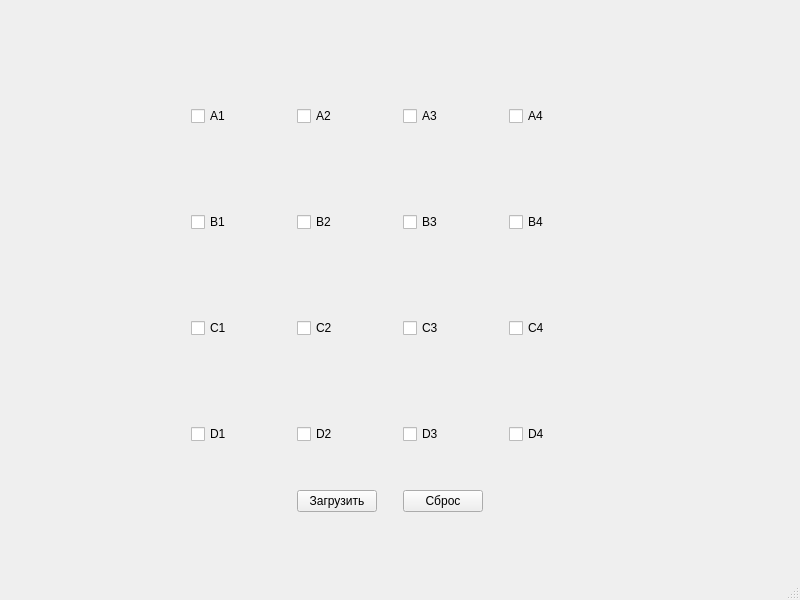
<?xml version="1.0" encoding="UTF-8"?>
<ui version="4.0">
 <class>MainWindow</class>
 <widget class="QMainWindow" name="MainWindow">
  <property name="geometry">
   <rect>
    <x>0</x>
    <y>0</y>
    <width>800</width>
    <height>600</height>
   </rect>
  </property>
  <property name="windowTitle">
   <string>MainWindow</string>
  </property>
  <widget class="QWidget" name="centralwidget">
   <layout class="QVBoxLayout" name="verticalLayout">
    <item>
     <widget class="QStackedWidget" name="stackedWidget">
      <widget class="QWidget" name="main">
       <layout class="QGridLayout" name="gridLayout_2">
        <item row="0" column="1">
         <spacer name="verticalSpacer">
          <property name="orientation">
           <enum>Qt::Vertical</enum>
          </property>
          <property name="sizeHint" stdset="0">
           <size>
            <width>20</width>
            <height>28</height>
           </size>
          </property>
         </spacer>
        </item>
        <item row="1" column="0">
         <spacer name="horizontalSpacer">
          <property name="orientation">
           <enum>Qt::Horizontal</enum>
          </property>
          <property name="sizeHint" stdset="0">
           <size>
            <width>163</width>
            <height>20</height>
           </size>
          </property>
         </spacer>
        </item>
        <item row="1" column="1">
         <layout class="QGridLayout" name="gridLayout">
          <property name="sizeConstraint">
           <enum>QLayout::SetDefaultConstraint</enum>
          </property>
          <property name="spacing">
           <number>6</number>
          </property>
          <item row="0" column="3">
           <widget class="QCheckBox" name="a4">
            <property name="sizePolicy">
             <sizepolicy hsizetype="Minimum" vsizetype="Fixed">
              <horstretch>0</horstretch>
              <verstretch>0</verstretch>
             </sizepolicy>
            </property>
            <property name="minimumSize">
             <size>
              <width>100</width>
              <height>100</height>
             </size>
            </property>
            <property name="text">
             <string>A4</string>
            </property>
           </widget>
          </item>
          <item row="3" column="0">
           <widget class="QCheckBox" name="d1">
            <property name="sizePolicy">
             <sizepolicy hsizetype="Minimum" vsizetype="Fixed">
              <horstretch>0</horstretch>
              <verstretch>0</verstretch>
             </sizepolicy>
            </property>
            <property name="minimumSize">
             <size>
              <width>100</width>
              <height>100</height>
             </size>
            </property>
            <property name="text">
             <string>D1</string>
            </property>
           </widget>
          </item>
          <item row="0" column="1">
           <widget class="QCheckBox" name="a2">
            <property name="sizePolicy">
             <sizepolicy hsizetype="Minimum" vsizetype="Fixed">
              <horstretch>0</horstretch>
              <verstretch>0</verstretch>
             </sizepolicy>
            </property>
            <property name="minimumSize">
             <size>
              <width>100</width>
              <height>100</height>
             </size>
            </property>
            <property name="text">
             <string>A2</string>
            </property>
           </widget>
          </item>
          <item row="4" column="1">
           <widget class="QPushButton" name="load">
            <property name="sizePolicy">
             <sizepolicy hsizetype="Maximum" vsizetype="Maximum">
              <horstretch>0</horstretch>
              <verstretch>0</verstretch>
             </sizepolicy>
            </property>
            <property name="text">
             <string>Загрузить</string>
            </property>
           </widget>
          </item>
          <item row="2" column="2">
           <widget class="QCheckBox" name="c3">
            <property name="sizePolicy">
             <sizepolicy hsizetype="Minimum" vsizetype="Fixed">
              <horstretch>0</horstretch>
              <verstretch>0</verstretch>
             </sizepolicy>
            </property>
            <property name="minimumSize">
             <size>
              <width>100</width>
              <height>100</height>
             </size>
            </property>
            <property name="text">
             <string>C3</string>
            </property>
           </widget>
          </item>
          <item row="1" column="0">
           <widget class="QCheckBox" name="b1">
            <property name="sizePolicy">
             <sizepolicy hsizetype="Minimum" vsizetype="Fixed">
              <horstretch>0</horstretch>
              <verstretch>0</verstretch>
             </sizepolicy>
            </property>
            <property name="minimumSize">
             <size>
              <width>100</width>
              <height>100</height>
             </size>
            </property>
            <property name="text">
             <string>B1</string>
            </property>
           </widget>
          </item>
          <item row="3" column="1">
           <widget class="QCheckBox" name="d2">
            <property name="sizePolicy">
             <sizepolicy hsizetype="Minimum" vsizetype="Fixed">
              <horstretch>0</horstretch>
              <verstretch>0</verstretch>
             </sizepolicy>
            </property>
            <property name="minimumSize">
             <size>
              <width>100</width>
              <height>100</height>
             </size>
            </property>
            <property name="text">
             <string>D2</string>
            </property>
           </widget>
          </item>
          <item row="1" column="1">
           <widget class="QCheckBox" name="b2">
            <property name="sizePolicy">
             <sizepolicy hsizetype="Minimum" vsizetype="Fixed">
              <horstretch>0</horstretch>
              <verstretch>0</verstretch>
             </sizepolicy>
            </property>
            <property name="minimumSize">
             <size>
              <width>100</width>
              <height>100</height>
             </size>
            </property>
            <property name="text">
             <string>B2</string>
            </property>
           </widget>
          </item>
          <item row="3" column="2">
           <widget class="QCheckBox" name="d3">
            <property name="sizePolicy">
             <sizepolicy hsizetype="Minimum" vsizetype="Fixed">
              <horstretch>0</horstretch>
              <verstretch>0</verstretch>
             </sizepolicy>
            </property>
            <property name="minimumSize">
             <size>
              <width>100</width>
              <height>100</height>
             </size>
            </property>
            <property name="text">
             <string>D3</string>
            </property>
           </widget>
          </item>
          <item row="3" column="3">
           <widget class="QCheckBox" name="d4">
            <property name="sizePolicy">
             <sizepolicy hsizetype="Minimum" vsizetype="Fixed">
              <horstretch>0</horstretch>
              <verstretch>0</verstretch>
             </sizepolicy>
            </property>
            <property name="minimumSize">
             <size>
              <width>100</width>
              <height>100</height>
             </size>
            </property>
            <property name="text">
             <string>D4</string>
            </property>
           </widget>
          </item>
          <item row="1" column="3">
           <widget class="QCheckBox" name="b4">
            <property name="sizePolicy">
             <sizepolicy hsizetype="Minimum" vsizetype="Fixed">
              <horstretch>0</horstretch>
              <verstretch>0</verstretch>
             </sizepolicy>
            </property>
            <property name="minimumSize">
             <size>
              <width>100</width>
              <height>100</height>
             </size>
            </property>
            <property name="text">
             <string>B4</string>
            </property>
           </widget>
          </item>
          <item row="2" column="3">
           <widget class="QCheckBox" name="c4">
            <property name="sizePolicy">
             <sizepolicy hsizetype="Minimum" vsizetype="Fixed">
              <horstretch>0</horstretch>
              <verstretch>0</verstretch>
             </sizepolicy>
            </property>
            <property name="minimumSize">
             <size>
              <width>100</width>
              <height>100</height>
             </size>
            </property>
            <property name="text">
             <string>C4</string>
            </property>
           </widget>
          </item>
          <item row="2" column="1">
           <widget class="QCheckBox" name="c2">
            <property name="sizePolicy">
             <sizepolicy hsizetype="Minimum" vsizetype="Fixed">
              <horstretch>0</horstretch>
              <verstretch>0</verstretch>
             </sizepolicy>
            </property>
            <property name="minimumSize">
             <size>
              <width>100</width>
              <height>100</height>
             </size>
            </property>
            <property name="text">
             <string>C2</string>
            </property>
           </widget>
          </item>
          <item row="4" column="2">
           <widget class="QPushButton" name="clear">
            <property name="sizePolicy">
             <sizepolicy hsizetype="Maximum" vsizetype="Fixed">
              <horstretch>0</horstretch>
              <verstretch>0</verstretch>
             </sizepolicy>
            </property>
            <property name="text">
             <string>Сброс</string>
            </property>
           </widget>
          </item>
          <item row="2" column="0">
           <widget class="QCheckBox" name="c1">
            <property name="sizePolicy">
             <sizepolicy hsizetype="Minimum" vsizetype="Fixed">
              <horstretch>0</horstretch>
              <verstretch>0</verstretch>
             </sizepolicy>
            </property>
            <property name="minimumSize">
             <size>
              <width>100</width>
              <height>100</height>
             </size>
            </property>
            <property name="text">
             <string>C1</string>
            </property>
           </widget>
          </item>
          <item row="0" column="0">
           <widget class="QCheckBox" name="a1">
            <property name="sizePolicy">
             <sizepolicy hsizetype="Minimum" vsizetype="Fixed">
              <horstretch>0</horstretch>
              <verstretch>0</verstretch>
             </sizepolicy>
            </property>
            <property name="minimumSize">
             <size>
              <width>100</width>
              <height>100</height>
             </size>
            </property>
            <property name="text">
             <string>A1</string>
            </property>
            <property name="checked">
             <bool>false</bool>
            </property>
            <property name="tristate">
             <bool>false</bool>
            </property>
           </widget>
          </item>
          <item row="1" column="2">
           <widget class="QCheckBox" name="b3">
            <property name="sizePolicy">
             <sizepolicy hsizetype="Minimum" vsizetype="Fixed">
              <horstretch>0</horstretch>
              <verstretch>0</verstretch>
             </sizepolicy>
            </property>
            <property name="minimumSize">
             <size>
              <width>100</width>
              <height>100</height>
             </size>
            </property>
            <property name="text">
             <string>B3</string>
            </property>
           </widget>
          </item>
          <item row="0" column="2">
           <widget class="QCheckBox" name="a3">
            <property name="sizePolicy">
             <sizepolicy hsizetype="Minimum" vsizetype="Fixed">
              <horstretch>0</horstretch>
              <verstretch>0</verstretch>
             </sizepolicy>
            </property>
            <property name="minimumSize">
             <size>
              <width>100</width>
              <height>100</height>
             </size>
            </property>
            <property name="text">
             <string>A3</string>
            </property>
           </widget>
          </item>
         </layout>
        </item>
        <item row="1" column="2">
         <spacer name="horizontalSpacer_2">
          <property name="orientation">
           <enum>Qt::Horizontal</enum>
          </property>
          <property name="sizeHint" stdset="0">
           <size>
            <width>163</width>
            <height>20</height>
           </size>
          </property>
         </spacer>
        </item>
        <item row="2" column="1">
         <spacer name="verticalSpacer_2">
          <property name="orientation">
           <enum>Qt::Vertical</enum>
          </property>
          <property name="sizeHint" stdset="0">
           <size>
            <width>20</width>
            <height>29</height>
           </size>
          </property>
         </spacer>
        </item>
       </layout>
      </widget>
      <widget class="QWidget" name="page_2"/>
     </widget>
    </item>
   </layout>
  </widget>
  <widget class="QMenuBar" name="menubar">
   <property name="geometry">
    <rect>
     <x>0</x>
     <y>0</y>
     <width>800</width>
     <height>19</height>
    </rect>
   </property>
  </widget>
  <widget class="QStatusBar" name="statusbar"/>
 </widget>
 <resources/>
 <connections/>
</ui>
